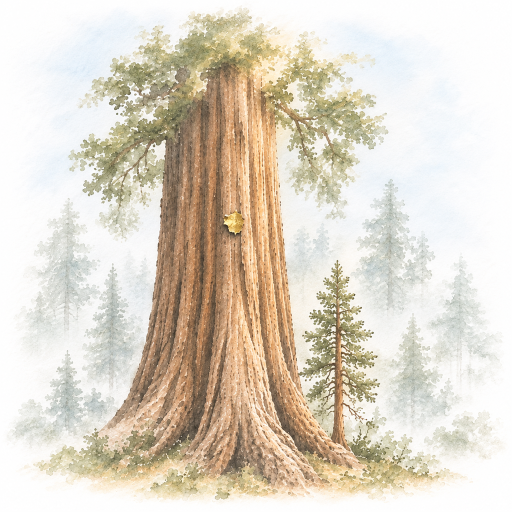
#> input picture reference/ink-pages/about-experience/originals/sequoia-colour-b.png, 1024 x 1024 px (shown at 1/2 size); its folder holds only this picture in this run
$ python build_about_experience.py
#> lines starting #> are read from the running program, lines starting #| are printed output that depends on the picture; after the words box and inside, x2 and y2 are one past the last pixel; in counts of white or black regions, pixels touching at a corner belong together
"""Build the About "Our experience" painting (Mo picked 3, the sequoia repainted with softer
colour, November 11, 2026).

Mo kept the giant sequoia ("I think the sequoia tree is a good idea. Maybe just make it a little
bit colored.") and, of three coloured versions on the real page, picked 3: Codex's repaint of the
shipped ink sequoia in thin watercolour (sequoia-colour-b: cinnamon bark, sage crown, pale
blue-green misty firs, the gold patch kept), its colour mixed SOFT of the way toward its own grey
so it reads as "a little coloured", the gold leaf left at full colour.

    python -X utf8 reference/ink-pages/about-experience/build_about_experience.py

Out: public/images/about-experience/sequoia-soft-v1.webp, its gold-leaf light mask
sequoia-soft-v1-gold.webp (for the kit's glint) and src/components/about/experience-art.ts. The
paper is divided out so the painting multiplies onto the page.

The bark is warm and orange-brown, its lit streaks almost as pale as the leaf, so a colour test
alone either leaves the leaf's pale right half out or takes the streaks in. So the leaf is cut in
two steps, only in the box round it on the trunk (LEAF_BOX): its core is the largest patch whose
hue is a clear yellow (44 degrees or more; the bark is about 25 to 36), then OpenCV's GrabCut grows
that core to the leaf's whole shape by its colours against the bark's.
"""

from pathlib import Path

import cv2
import numpy as np
from PIL import Image, ImageFilter

HERE = Path(__file__).resolve().parent
ROOT = HERE.parents[2]
SITE = ROOT / "public" / "images" / "about-experience"
URL = "/images/about-experience"
ART = ROOT / "src" / "components" / "about" / "experience-art.ts"

TAKE = "sequoia-colour-b"
NAME = "sequoia-soft-v1"
# How far the colour is mixed toward its own grey (Mo's pick: 3, "repainted, softer").
SOFT = 0.35
FLOOR = 10
FADE = 40
PAD = 24
# Where the gold leaf lies in the original (x0, y0, x1, y1), with room round it.
LEAF_BOX = (410, 380, 530, 510)


def load(name):
    """The painting as RGB (0..255); a picture with transparency is laid on white paper first."""
#> called with name = 'sequoia-colour-b'
    img = Image.open(HERE / "originals" / f"{name}.png")
#> img is the input picture: PIL image 1024x1024 RGBA; mean R, G, B, A 222.3, 213.3, 198.8, 254.9
    if img.mode in ("RGBA", "LA", "P"):
        img = img.convert("RGBA")
        paper = Image.new("RGBA", img.size, (255, 255, 255, 255))
#> paper: PIL image 1024x1024 RGBA; every value is 255
        img = Image.alpha_composite(paper, img)
    return np.asarray(img.convert("RGB")).astype(float)


def largest(mask):
    """The largest patch of a 0/1 mask, its holes filled, and its box (x, y, w, h)."""
    count, labels, stats, _ = cv2.connectedComponentsWithStats(mask.astype(np.uint8), connectivity=8)
    if count < 2:
        raise SystemExit("no gold leaf found in LEAF_BOX")
    biggest = 1 + int(np.argmax(stats[1:, cv2.CC_STAT_AREA]))
    patch = (labels == biggest).astype(np.uint8)
    contours, _ = cv2.findContours(patch, cv2.RETR_EXTERNAL, cv2.CHAIN_APPROX_NONE)
    patch = cv2.drawContours(np.zeros_like(patch), contours, -1, 1, thickness=cv2.FILLED)
    return patch, tuple(int(v) for v in stats[biggest][:4])


def leaf(a):
    """The gold leaf as a mask over the original (0..255)."""
    rgb = a / 255.0
    r, g, b = rgb[..., 0], rgb[..., 1], rgb[..., 2]
    hi, lo = rgb.max(axis=2), rgb.min(axis=2)
    sat = (hi - lo) / np.maximum(hi, 1e-4)
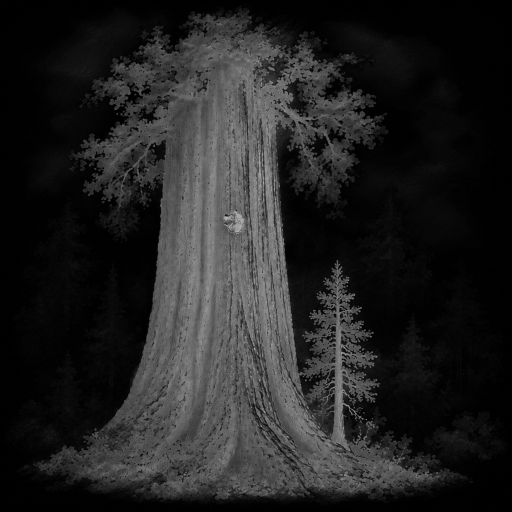
#> sat: shape (1024, 1024) float64 (shown at 1/2 size); min 0, max 0.893, mean 0.136
    warm = (r >= g) & (g > b)
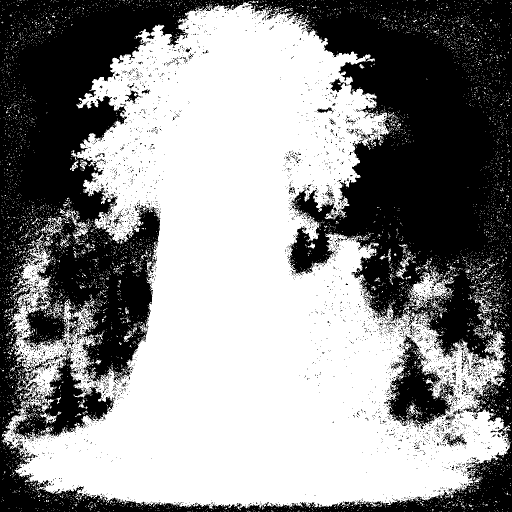
#> warm: shape (1024, 1024) bool (shown at 1/2 size); 55.8% white; 4094 black regions (4014 under 20 px), largest, box (x1, y1, x2, y2) and area: (0, 0, 1024, 1024) 437906, (775, 667, 910, 858) 11214, (887, 865, 934, 895) 457
    hue = np.where(warm, 60 * (g - b) / np.maximum(hi - lo, 1e-4), 0)
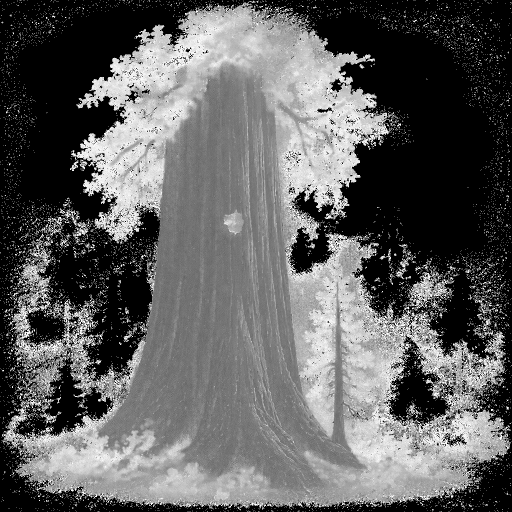
#> hue: shape (1024, 1024) float64 (shown at 1/2 size); min 0, max 60, mean 22.6; drawn with min black and max white
    x0, y0, x1, y1 = LEAF_BOX
    inside = np.zeros(hue.shape, bool)
    inside[y0:y1, x0:x1] = True

    # The core: the clearest yellow.
    core, (x, y, w, h) = largest(inside & (hue >= 44) & (sat >= 0.2) & (hi >= 0.45))
#> in largest, `count, labels, stats, _ = cv2.connectedComponentsWithStats(mask.astype..`:
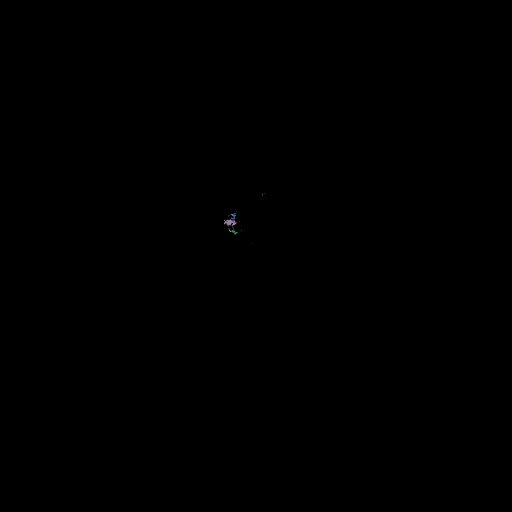
#> labels: shape (1024, 1024) int32 (shown at 1/2 size); 21 distinct labels, from 0 to 20; one colour per label, 0 black
#> in largest, `count, labels, stats, _ = cv2.connectedComponentsWithStats(mask.astype..`: count = 21; stats = 21 rows, first 6: [0, 0, 1024, 1024, 1048261], [525, 386, 1, 1, 1], [529, 387, 1, 1, 1], [524, 389, 1, 1, 1], [525, 391, 1, 1, 1], [473, 422, 1, 1, 1]
#> in largest, `biggest = 1 + int(np.argmax(stats[1:, cv2.CC_STAT_AREA]))`: biggest = 9
#> in largest, `patch = (labels == biggest).astype(np.uint8)`: patch: shape (1024, 1024); values 0 (black) and 1 (white), 0.02% white; 1 white region
#> in largest, `contours, _ = cv2.findContours(patch, cv2.RETR_EXTERNAL, cv2.CHAIN_APP..`: contours = 1 contour; box (x1, y1, x2, y2) and area: (448, 439, 474, 453) 158
#> in largest, `patch = cv2.drawContours(np.zeros_like(patch), contours, -1, 1, thickn..`: patch: shape (1024, 1024); values 0 (black) and 1 (white), 0.02% white; 1 white region, box (x1, y1, x2, y2) and area: (448, 439, 474, 453) 203
#> x = 448; y = 439; w = 26; h = 14
    # GrabCut: bark outside a box round the core; inside it, warm bright yellow is probably leaf.
    near = np.zeros_like(inside)
    near[y - 14 : y + h + 14, x - 14 : x + w + 20] = True
    marks = np.full(hue.shape, cv2.GC_BGD, np.uint8)
    marks[near] = cv2.GC_PR_BGD
    marks[near & (hue >= 38) & (hi >= 0.6)] = cv2.GC_PR_FGD
    marks[core == 1] = cv2.GC_FGD
    bgr = cv2.cvtColor(a.astype(np.uint8), cv2.COLOR_RGB2BGR)
#> in main, `patch = leaf(a)`: patch: shape (1024, 1024); 0.13% white; 1 white region, box (x1, y1, x2, y2) and area: (446, 424, 490, 468) 1376
    cv2.grabCut(bgr, marks, None, np.zeros((1, 65)), np.zeros((1, 65)), 8, cv2.GC_INIT_WITH_MASK)
    patch, (x, y, w, h) = largest((marks == cv2.GC_FGD) | (marks == cv2.GC_PR_FGD))
    if x <= x0 or y <= y0 or x + w >= x1 or y + h >= y1:
        raise SystemExit(f"the gold leaf runs into LEAF_BOX's edge: {(x, y, w, h)}")
    # Its pale rim and thin tips: one pixel more all round.
    patch = cv2.dilate(patch, np.ones((3, 3), np.uint8))
    print(f"gold leaf: {w} x {h} at ({x}, {y}), {int(patch.sum())} px")
    return patch * 255


def soften(a, patch):
    """The colour mixed SOFT of the way toward its own grey; the gold leaf keeps its full colour
    (the patch grown a pixel and feathered, so no grey rim is left round it)."""
    lum = (a * [0.299, 0.587, 0.114]).sum(axis=2, keepdims=True)
    soft = a * (1 - SOFT) + lum * SOFT
    m = Image.fromarray(patch.astype(np.uint8)).filter(ImageFilter.MaxFilter(3)).filter(ImageFilter.GaussianBlur(1.2))
    m = np.asarray(m, dtype=float)[..., None] / 255
#> m: shape (1024, 1024, 1) float64
    return soft * (1 - m) + a * m


def paperless(a):
    """How dark each pixel is once the paper is divided out (0 = bare paper)."""
    edge = np.concatenate([a[:40].reshape(-1, 3), a[:, :40].reshape(-1, 3), a[:, -40:].reshape(-1, 3)])
    paper = np.percentile(edge, 60, axis=0)
#> paper = [254, 254, 254]
    dark = 255.0 - np.clip(a / paper * 255.0, 0, 255)
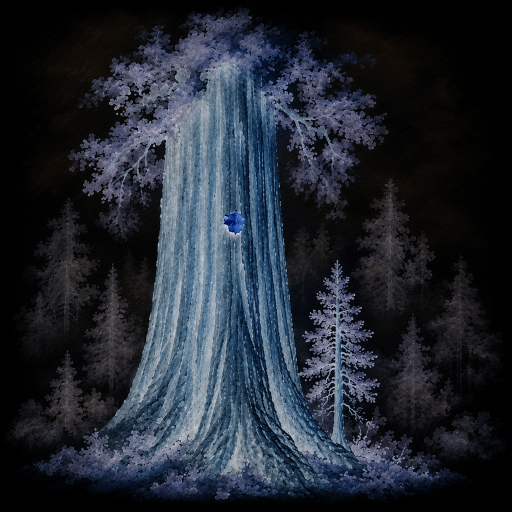
#> dark: shape (1024, 1024, 3) float64 (shown at 1/2 size); mean of channels 0, 1, 2 34.6, 40.5, 50; drawn as R, G, B
    dark = np.clip((dark - FLOOR) / (1 - FLOOR / 255.0), 0, 255)
    h, w = dark.shape[:2]
#> h = 1024; w = 1024
    ramp = lambda n: np.clip(np.minimum(np.arange(n), np.arange(n)[::-1]) / FADE, 0, 1)
    dark *= (ramp(h)[:, None] * ramp(w)[None, :])[..., None]
    return dark


def box_of(dark):
    """The painting's box: the empty paper round it cut, a small margin left."""
    ink = dark.max(axis=2) > 6
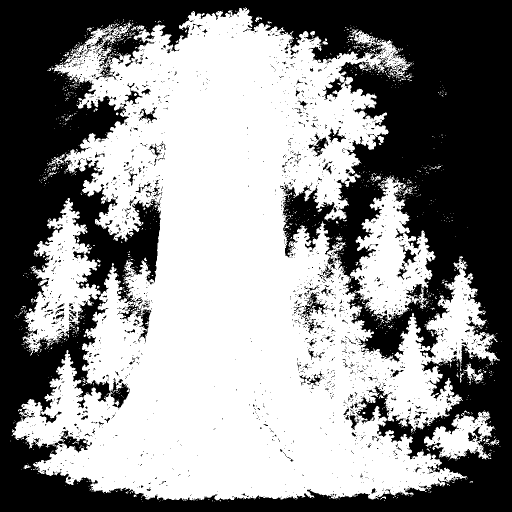
#> ink: shape (1024, 1024) bool (shown at 1/2 size); 55.5% white; 2170 black regions (1998 under 20 px), largest, box (x1, y1, x2, y2) and area: (0, 0, 1024, 1024) 446325, (221, 762, 260, 819) 1043, (603, 584, 661, 635) 782
    rows = np.where(ink.mean(axis=1) > 0.004)[0]
#> rows = 986 values from 16 to 1001
    cols = np.where(ink.mean(axis=0) > 0.004)[0]
#> cols = 975 values from 24 to 998
    h, w = ink.shape
#> h = 1024; w = 1024
    return max(cols[0] - PAD, 0), max(rows[0] - PAD, 0), min(cols[-1] + PAD, w), min(rows[-1] + PAD, h)


def main():
    a = load(TAKE)
    patch = leaf(a)
    dark = paperless(soften(a, patch))
    x0, y0, x1, y1 = box_of(dark)
#> x0 = 0; y0 = 0; x1 = 1022; y1 = 1024
    ink = Image.fromarray((255.0 - dark[y0:y1, x0:x1] + 0.5).astype(np.uint8))
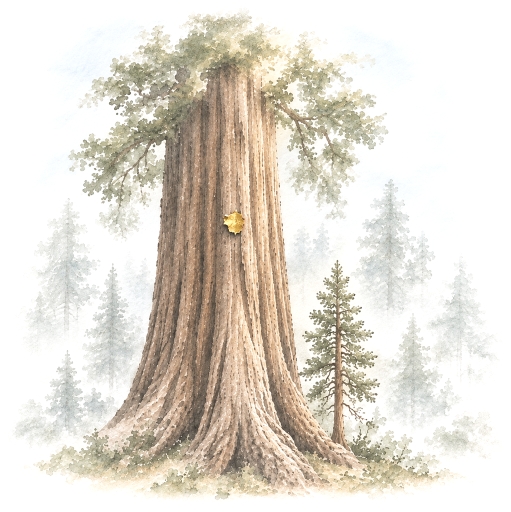
#> ink: PIL image 1022x1024 RGB (shown at 1/2 size); mean R, G, B 226.5, 220.5, 210.5
    SITE.mkdir(parents=True, exist_ok=True)
    ink.save(SITE / f"{NAME}.webp", quality=90, method=6)

    mask = Image.fromarray(patch[y0:y1, x0:x1].astype(np.uint8), "L")
    mask = mask.filter(ImageFilter.GaussianBlur(1.2))
    white = Image.new("L", mask.size, 255)
#> white: PIL image 1022x1024 L; every value is 255
    Image.merge("RGBA", (white, white, white, mask)).save(SITE / f"{NAME}-gold.webp", "WEBP", quality=80, method=6)
    cover = float((np.asarray(mask) > 128).mean())
#> cover = 0.00131

    ART.write_text(
        "// Generated by reference/ink-pages/about-experience/build_about_experience.py. Do not edit by\n"
        "// hand. The About page's experience painting: the giant sequoia beside a young one, repainted\n"
        "// with soft colour (Mo picked 3, November 11, 2026), its paper divided out so it multiplies\n"
        "// onto the page; `gold` is the light mask over its gold leaf, for the kit's glint.\n"
        "export const experienceSequoia = {\n"
        f'  src: "{URL}/{NAME}.webp",\n'
        f"  width: {ink.width},\n"
        f"  height: {ink.height},\n"
        f'  gold: "{URL}/{NAME}-gold.webp",\n'
        "} as const;\n",
        encoding="utf-8",
        newline="\n",
    )
    print(f"{NAME}: {ink.width} x {ink.height}, shape {ink.width / ink.height:.4f}, gold {cover:.2%} of the picture")
#| sequoia-soft-v1: 1022 x 1024, shape 0.9980, gold 0.13% of the picture
    for f in (f"{NAME}.webp", f"{NAME}-gold.webp"):
        print(f"  {f}: {(SITE / f).stat().st_size // 1024} KB")


main()
